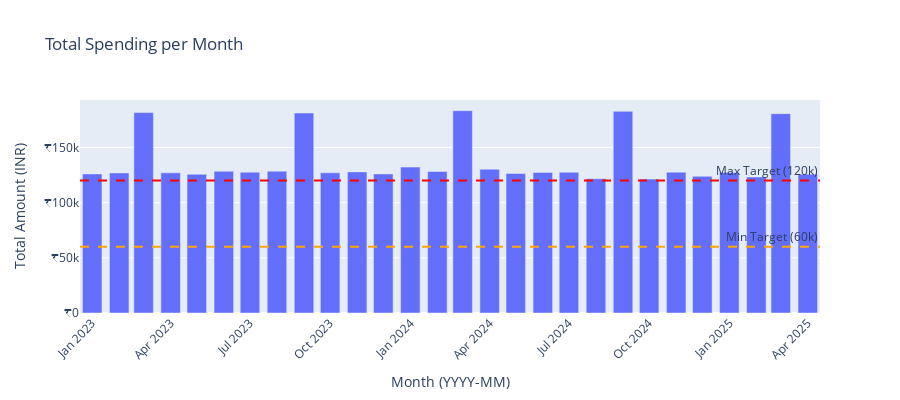

Notebook cell for this chart:
### Markdown cell above
## 4. Constraint Validation: Monthly Totals

Verify if the total spending per month falls within the target range of ₹60,000 - ₹120,000.

### Code cell
if not df.empty and 'month' in df.columns and 'amount' in df.columns:
    monthly_totals = df.groupby('month')['amount'].sum().reset_index(name='total_amount')

    fig_monthly_totals = px.bar(monthly_totals, x='month', y='total_amount',
                                title='Total Spending per Month',
                                labels={'month': 'Month (YYYY-MM)', 'total_amount': 'Total Amount (INR)'},
                                height=400)
    fig_monthly_totals.add_hline(y=60000, line_dash="dash", line_color="orange", annotation_text="Min Target (60k)")
    fig_monthly_totals.add_hline(y=120000, line_dash="dash", line_color="red", annotation_text="Max Target (120k)")
    fig_monthly_totals.update_layout(yaxis_tickprefix="₹", xaxis_tickangle=-45)
    fig_monthly_totals.show() # Display inline

    # Save image (Commented out)
    # try:
    #     img_path = IMG_DIR / "monthly_total_spending.png"
    #     fig_monthly_totals.write_image(img_path)
    #     logging.info(f"Saved monthly total spending plot to {img_path}")
    # except Exception as e:
    #     logging.error(f"Failed to save monthly total spending plot: {e}")

    # Discrepancy Check
    min_monthly_total = monthly_totals['total_amount'].min()
    max_monthly_total = monthly_totals['total_amount'].max()
    months_below_min = monthly_totals[monthly_totals['total_amount'] < 60000]
    months_above_max = monthly_totals[monthly_totals['total_amount'] > 120000]

    print(f"\n--- Monthly Total Validation ---")
    print(f"Minimum monthly total found: ₹{min_monthly_total:,.2f}")
    print(f"Maximum monthly total found: ₹{max_monthly_total:,.2f}")

    if not months_below_min.empty:
        logging.warning(f"{len(months_below_min)} months found BELOW ₹60,000 target: {months_below_min['month'].tolist()}")
    else:
        logging.info("All monthly totals meet or exceed the minimum target (₹60,000).")

    if not months_above_max.empty:
        # Allow slightly above (e.g. 5%) due to fixed costs potentially pushing it over
        months_significantly_above_max = monthly_totals[monthly_totals['total_amount'] > 120000 * 1.05]
        if not months_significantly_above_max.empty:
            logging.error(f"{len(months_significantly_above_max)} months found SIGNIFICANTLY ABOVE ₹120,000 target (>5% overshoot): {months_significantly_above_max['month'].tolist()}")
        else:
            logging.warning(f"{len(months_above_max)} months found slightly above ₹120,000 target (<=5% overshoot - check if acceptable): {months_above_max['month'].tolist()}")
    else:
        logging.info("All monthly totals are within or acceptably close to the maximum target (<= ₹120,000).")
else:
    print("Skipping monthly total validation.")

### Figure 1 — Plotly figure (JSON) as saved in the notebook; plotly's stock layout.template omitted (floating-point values rounded to 4 significant figures)
{"data": [{"hovertemplate": "Month (YYYY-MM)=%{x}<br>Total Amount (INR)=%{y}<extra></extra>", "legendgroup": "", "marker": {"color": "#636efa", "pattern": {"shape": ""}}, "name": "", "orientation": "v", "showlegend": false, "textposition": "auto", "type": "bar", "x": ["2023-01", "2023-02", "2023-03", "2023-04", "2023-05", "2023-06", "2023-07", "2023-08", "2023-09", "2023-10", "2023-11", "2023-12", "2024-01", "2024-02", "2024-03", "2024-04", "2024-05", "2024-06", "2024-07", "2024-08", "2024-09", "2024-10", "2024-11", "2024-12", "2025-01", "2025-02", "2025-03", "2025-04"], "xaxis": "x", "y": [126000.0, 126800.0, 181600.0, 127000.0, 125700.0, 128400.0, 127600.0, 128500.0, 181200.0, 127000.0, 127800.0, 126000.0, 132200.0, 128200.0, 183300.0, 130300.0, 126400.0, 127400.0, 127500.0, 121700.0, 182700.0, 121300.0, 127600.0, 123900.0, 127300.0, 123200.0, 180600.0, 125800.0], "yaxis": "y"}], "layout": {"annotations": [{"showarrow": false, "text": "Min Target (60k)", "x": 1, "xanchor": "right", "xref": "x domain", "y": 60000, "yanchor": "bottom", "yref": "y"}, {"showarrow": false, "text": "Max Target (120k)", "x": 1, "xanchor": "right", "xref": "x domain", "y": 120000, "yanchor": "bottom", "yref": "y"}], "barmode": "relative", "height": 400, "legend": {"tracegroupgap": 0}, "shapes": [{"line": {"color": "orange", "dash": "dash"}, "type": "line", "x0": 0, "x1": 1, "xref": "x domain", "y0": 60000, "y1": 60000, "yref": "y"}, {"line": {"color": "red", "dash": "dash"}, "type": "line", "x0": 0, "x1": 1, "xref": "x domain", "y0": 120000, "y1": 120000, "yref": "y"}], "title": {"text": "Total Spending per Month"}, "xaxis": {"anchor": "y", "domain": [0, 1], "tickangle": -45, "title": {"text": "Month (YYYY-MM)"}}, "yaxis": {"anchor": "x", "domain": [0, 1], "tickprefix": "₹", "title": {"text": "Total Amount (INR)"}}}}
